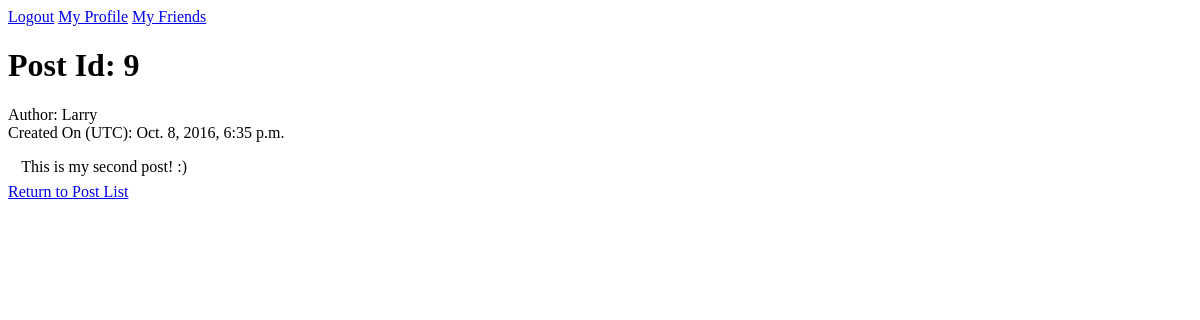
/post/9/ (signed in), run on the app's committed database.
### socknet/models.py (models this page shows, shortened)
class Post(models.Model):
    author = models.ForeignKey(Author, related_name="author")
    content = models.TextField(max_length=512)
    created_on = models.DateTimeField(auto_now=True)
    markdown = models.BooleanField()
    def get_converted_content(self):
        safe_text = html.conditional_escape(self.content)
        if self.markdown:
            mark = safe_text.replace('&gt;', '>')
            mark = CommonMark.commonmark(mark)
            markdowned = self._unescape_markdown(mark)
            return markdowned.replace('\n', '<br/>')
        return safe_text.replace('\n', '<br/>')
    def view_content(self):
        return self.get_converted_content()

class Author(models.Model):
    user = models.OneToOneField(User)
    uuid = models.UUIDField(default=uuid.uuid4, editable=False)
    friends = models.ManyToManyField("self", related_name="friend_of", blank=True)
    followers = models.ManyToManyField("self", related_name="follower_of", symmetrical=False, blank=True)
    ignore = models.ManyToManyField("self", related_name="ignored_by", symmetrical=False, blank=True)

### socknet/views.py (the view)
# urls.py: url(r'^post/(?P<pk>[0-9]+)/$', views.ViewPost.as_view(), name='view_post'),
class ViewPost(LoginRequiredMixin, generic.detail.DetailView):
    model = Post
    template_name = 'socknet/view_post.html'
    login_url = '/login/' # For login mixin

### socknet/templates/socknet/view_post.html
{% extends "base.html" %}
{% block content %}
  <h1>Post Id: {{post.id}}</h1>
  <p class="authordate">
    Author: {{post.author.user.username}}<br/>
    Created On (UTC): {{post.created_on}}
  </p>
  <article class="content">{{post.view_content|safe}}</article>
  <a href="{% url 'list_posts' %}">Return to Post List</a>
{% endblock %}

### static/css/base.css (style rules this page uses)
body { background: white; }
.authordate { margin-top: 0; }
article.content { padding-left: 10pt; padding-right: 10pt; margin-bottom: 5pt; }

### data on the page
Post: id "9", author.user.username "Larry", created_on "Oct. 8, 2016, 6:35 p.m.", view_content "This is my second post! :)"
